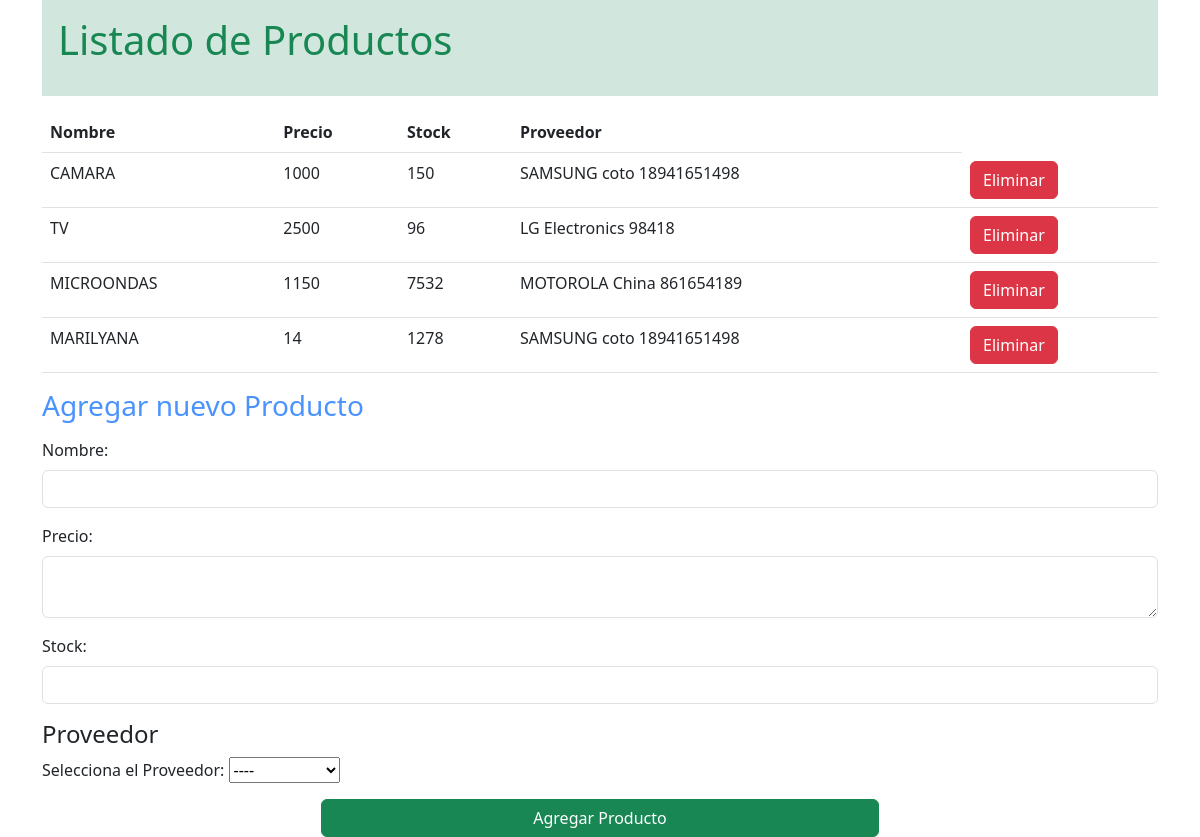
/productos/, run on the app's committed database.
### compra/models.py (models this page shows)
class Proveedor(models.Model):
    nombre = models.TextField(max_length=30)
    apellido = models.TextField(max_length=30)
    dni = models.IntegerField()
    def __str__(self):
        return f'{self.nombre} {self.apellido} {self.dni}'

class Producto(models.Model):
    nombre = models.TextField(max_length=30)
    precio = models.IntegerField()
    stock_actual = models.IntegerField()
    proveedor = models.ForeignKey(Proveedor, on_delete= models.CASCADE, related_name="productos")

### compra/views.py (the view, shortened to what this page needs)
# urls.py: path('productos/', ProductoListView.as_view(), name='Productos-List'),
@method_decorator(csrf_exempt, name='dispatch')
class ProductoListView(View):
    def get(self, request):
        productos = get_all_productos()
        data = [{'id': producto.id, 'nombre': producto.nombre, 'precio': producto.precio, 'stock_actual': producto.stock_actual, 'proveedor':producto.proveedor} for producto in productos]
        proveedores = get_all_proveedores()
        data2 = [{'id': proveedor.id, 'nombre': proveedor.nombre, 'apellido': proveedor.apellido, "dni": proveedor.dni} for proveedor in proveedores]
        contexto = {'productos': data, 'proveedores':data2}
        return render(request, 'productos_list.jinja', contexto)

### compra/helpers.py (called while the page is built)
def get_all_productos():
    return Producto.objects.all()

def get_all_proveedores():
    return Proveedor.objects.all()

### compra/template/productos_list.jinja (shortened to what this page needs)
<!DOCTYPE html>
<html lang="es">
<head>
    <link href="https://cdn.jsdelivr.net/npm/bootstrap@5.3.0-alpha1/dist/css/bootstrap.min.css" rel="stylesheet">
</head>
<body>
    <div class="container">
        <h1> <div class="p-3 mb-2 bg-success-subtle text-emphasis-success"><p class="text-success"> Listado de Productos</div> </p></h1>
        {% if productos %}
        <table class="table">
            <tr>
                <th>Nombre</th>
                <th>Precio</th>
                <th>Stock</th>
                <th>Proveedor</th>
            </tr>
            <tbody>
                {%for producto in productos%}
                <tr>
                    <td>{{producto.nombre}}</td>
                    <td>{{producto.precio}}</td>
                    <td>{{producto.stock_actual}}</td>
                    <td>{{producto.proveedor}}</td>
                    <td>
                        <button type="button" class="btn btn-danger" data-bs-toggle="modal"
                            data-bs-target="#eliminarProducto{{ producto.id }}">
                            Eliminar
                        </button>
                    </td>
                </tr>
                {% endfor %}
            </tbody>
        </table>
        {% else %}
        <p>No hay productos disponibles.</p>
        {% endif %}
        <h3> <div class="text-primary text-opacity-75">Agregar nuevo Producto</div></h3>
        <form method="POST" action="/productos/" class="mt-3">
            <div class="mb-3">
                <label for="nombre" class="form-label">Nombre:</label>
                <input type="text" id="nombre" name="nombre" class="form-control">
            </div>
            <div class="mb-3">
                <label for="precio" class="form-label">Precio:</label>
                <textarea id="precio" name="precio" class="form-control"></textarea>
            </div>
            <div class="mb-3">
                <label for="stock_actual" class="form-label">Stock:</label>
                <input type="text" id="stock_actual" name="stock_actual" class="form-control">
            </div>
                <div class="mb-3">
        <h4>Proveedor</h4>
        <label for="proveedor">Selecciona el  Proveedor:</label>
<select name="proveedor" id="proveedor">
  <option value="">----</option>
 </select>
</div>
 <div class="d-grid gap-2 col-6 mx-auto">
                        <button type="submit" class="btn btn-success">      Agregar Producto</button>
        </form>
    </div>
</body>
</html>

### data on the page
Proveedor: nombre "CAMARA", precio "1000", stock_actual "150", proveedor "SAMSUNG coto 18941651498", nombre "MARILYANA", precio "14", stock_actual "1278"
Proveedor: nombre "TV", precio "2500", stock_actual "96", proveedor "LG Electronics 98418"
Proveedor: nombre "MICROONDAS", precio "1150", stock_actual "7532", proveedor "MOTOROLA China 861654189"
